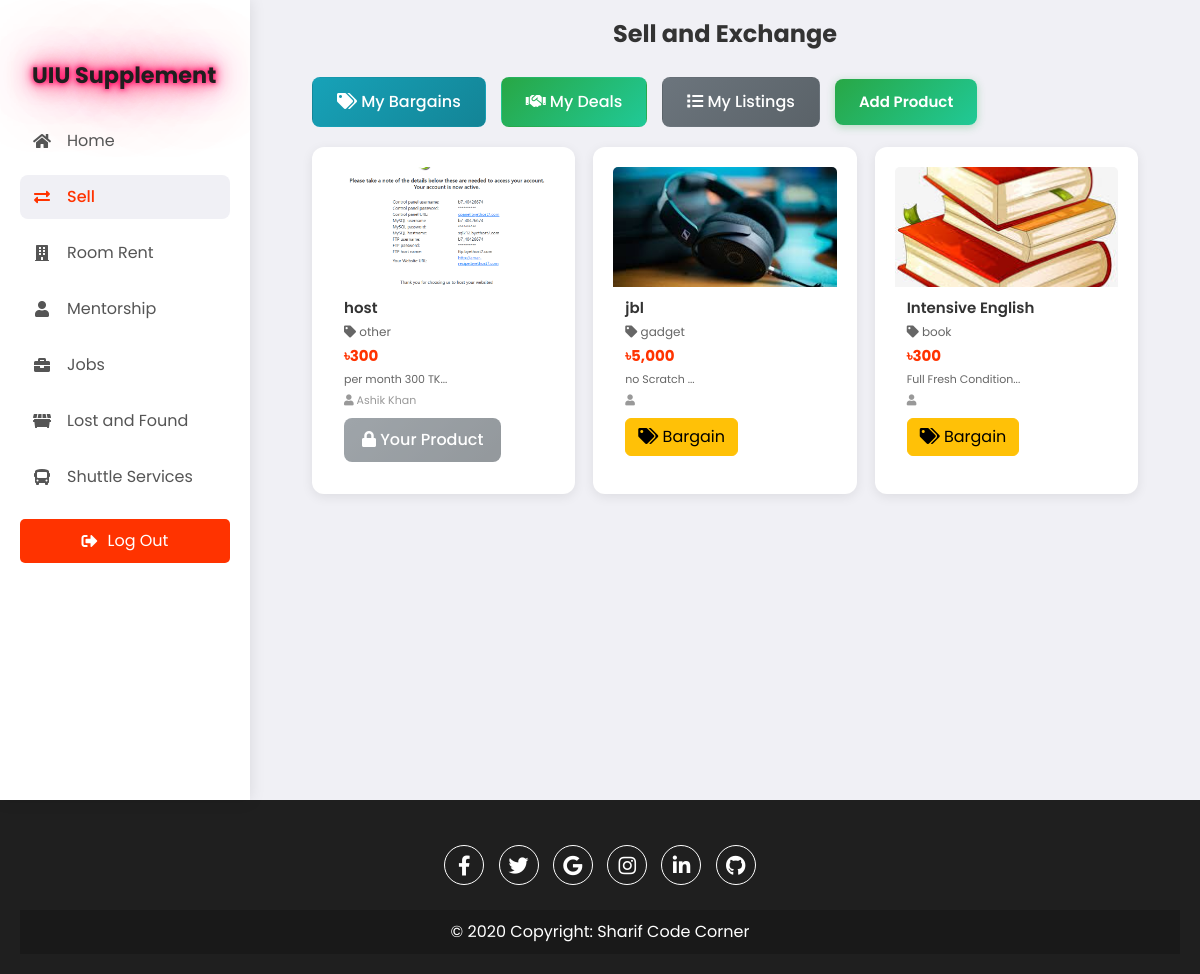
Page /SellAndExchange.php (signed in) on the committed database.
### tables this page shows
CREATE TABLE `products` (
  `id` int(11) NOT NULL,
  `product_name` varchar(255) NOT NULL,
  `category` varchar(100) DEFAULT NULL,
  `price` decimal(10,2) DEFAULT NULL,
  `description` text DEFAULT NULL,
  `image_path` varchar(255) NOT NULL,
  `bargain_price` decimal(10,2) DEFAULT NULL,
  `user_id` int(11) DEFAULT NULL,
  `status` enum('available','sold','pending') DEFAULT 'available',
  `created_at` timestamp NOT NULL DEFAULT current_timestamp(),
  `updated_at` timestamp NOT NULL DEFAULT current_timestamp() ON UPDATE current_timestamp(),
  `view_count` int(11) DEFAULT 0,
  `bargain_count` int(11) DEFAULT 0
);

CREATE TABLE `users` (
  `id` int(11) NOT NULL,
  `username` varchar(50) DEFAULT NULL,
  `email` varchar(100) DEFAULT NULL,
  `Gender` enum('m','f','o') NOT NULL,
  `password_hash` varchar(255) DEFAULT NULL,
  `mobilenumber` varchar(20) NOT NULL,
  `created_at` timestamp NOT NULL DEFAULT current_timestamp()
);

### SellAndExchange.php (the view, shortened to what this page needs)
<?php
$servername = "localhost";
$username = "root";
$password = "";
$dbname = "uiusupplements";
$conn = new mysqli($servername, $username, $password, $dbname);
$userId = $_SESSION['user_id'];
$sql = "SELECT p.id, p.product_name, p.category, p.price, p.bargain_price, p.description, p.image_path, p.user_id, p.status,
        u.username as seller_name, u.email as seller_email,
        (SELECT COUNT(*) FROM bargains WHERE product_id = p.id AND buyer_id = ?) as user_bargain_count
        FROM products p
        LEFT JOIN users u ON p.user_id = u.id
        WHERE p.status = 'available'
        ORDER BY p.created_at DESC";
$stmt = $conn->prepare($sql);
$stmt->bind_param("i", $userId);
$stmt->execute();
$result = $stmt->get_result();
?>
<!DOCTYPE html>
<html lang="en">
<head>
    <link href="https://cdn.jsdelivr.net/npm/bootstrap@5.3.0-alpha1/dist/css/bootstrap.min.css" rel="stylesheet">
    <link rel="stylesheet" href="https://cdnjs.cloudflare.com/ajax/libs/font-awesome/5.15.4/css/all.min.css" />
    <link rel="stylesheet" href="assets/css/index.css" />
    <link rel="stylesheet" href="assets/css/sell-exchange.css" />
</head>
<body>
    <div class="container">
        <nav>
            <ul>
                <li><a href="uiusupplementhomepage.php" class="logo">
                        <h1 class="styled-title" id="dynamicTitle">UIU Supplement</h1>
                    </a></li>
                <li><a href="uiusupplementhomepage.php">
                        <i class="fas fa-home"></i>
                        <span class="nav-item">Home</span>
                    </a></li>
                <li><a href="SellAndExchange.php" class="active">
                        <i class="fas fa-exchange-alt"></i>
                        <span class="nav-item">Sell</span>
                    </a></li>
                <li><a href="availablerooms.php">
                        <i class="fas fa-building"></i>
                        <span class="nav-item">Room Rent</span>
                    </a></li>
                <li><a href="browsementors.php">
                        <i class="fas fa-user"></i>
                        <span class="nav-item">Mentorship</span>
                    </a></li>
                <li><a href="parttimejob.php">
                        <i class="fas fa-briefcase"></i>
                        <span class="nav-item">Jobs</span>
                    </a></li>
                <li><a href="lostandfound.php">
                        <i class="fas fa-dumpster"></i>
                        <span class="nav-item">Lost and Found</span>
                    </a></li>
                <li><a href="shuttle_tracking_system.php">
                        <i class="fas fa-bus"></i>
                        <span class="nav-item">Shuttle Services</span>
                    </a></li>
            </ul>
            <a href="uiusupplementlogin.html" class="logout-btn">
                <i class="fas fa-sign-out-alt"></i> Log Out
            </a>
        </nav>
        <section class="main">
            <div class="main-top">
                <h1 class="center-title">Sell and Exchange</h1>
            </div>
            <div style="display: flex; gap: 15px; align-items: center;">
                <a href="mybargains.php?view=seller" class="btn" style="background: linear-gradient(135deg, #17a2b8 0%, #138496 100%); color: white; padding: 12px 24px; border-radius: 8px; text-decoration: none; font-weight: 500; position: relative;">
                    <i class="fas fa-tags"></i> My Bargains
                </a>
                <a href="mydeals.php" class="btn" style="background: linear-gradient(135deg, #28a745 0%, #20c997 100%); color: white; padding: 12px 24px; border-radius: 8px; text-decoration: none; font-weight: 500;">
                    <i class="fas fa-handshake"></i> My Deals
                </a>
                <a href="myselllist.php" class="btn" style="background: linear-gradient(135deg, #6c757d 0%, #5a6268 100%); color: white; padding: 12px 24px; border-radius: 8px; text-decoration: none; font-weight: 500;">
                    <i class="fas fa-list"></i> My Listings
                </a>
                <a href="add-product.php" class="add-product-btn">Add Product</a>
            </div>
            <div class="product-cards">
                <?php
                if ($result->num_rows > 0) {
                    while ($row = $result->fetch_assoc()) {
                        $isOwnProduct = ($row['user_id'] == $userId);
                        echo '<div class="card">
                                    <div class="card-img-wrapper" onclick="openImageModal(\'' . htmlspecialchars($row['image_path']) . '\')">
                                        <img class="card-img-top" src="' . htmlspecialchars($row['image_path']) . '" alt="Product Image">
                                        <div class="image-zoom-icon">
                                            <i class="fas fa-search-plus"></i>
                                        </div>
                                    </div>
                                    <div class="card-body">
                                        <h5 class="card-title">' . htmlspecialchars($row['product_name']) . '</h5>
                                        <p class="card-text"><i class="fas fa-tag"></i> ' . htmlspecialchars($row['category']) . '</p>
                                        <p class="card-text"><strong style="font-size: 15px; color: #FF3300;">৳' . number_format($row['price']) . '</strong></p>
                                        <p class="card-text" style="font-size: 11px; color: #666;">' . htmlspecialchars(substr($row['description'], 0, 60)) . '...</p>
                                        <p class="card-text" style="font-size: 11px; color: #999;"><i class="fas fa-user"></i> ' . htmlspecialchars($row['seller_name']) . '</p>';
                        echo '                  <div class="card-buttons">';
                        if ($isOwnProduct) {
                            echo '                  <button class="btn btn-secondary" disabled><i class="fas fa-lock"></i> Your Product</button>';
                        } else {
                            echo '                  <button class="btn btn-warning bargain-btn" data-bs-toggle="modal" data-bs-target="#bargainModal" data-product-id="' . $row['id'] . '" data-product-name="' . htmlspecialchars($row['product_name']) . '" data-product-price="' . $row['price'] . '">
                                                        <i class="fas fa-tags"></i> Bargain
                                                    </button>';
                        }
                        echo '              </div>
                                    </div>
                                </div>';
                    }
                } else {
                    echo "No products available.";
                }
                ?>
            </div>
        </section>
    </div>
</body>
<footer class="footer">
    <div class="social-icons">
        <a href="https://www.facebook.com/sharif.me2018"><i class="fab fa-facebook-f"></i></a>
        <a href="#"><i class="fab fa-twitter"></i></a>
        <a href="#"><i class="fab fa-google"></i></a>
        <a href="https://www.instagram.com/shariful_islam10"><i class="fab fa-instagram"></i></a>
        <a href="#"><i class="fab fa-linkedin-in"></i></a>
        <a href="https://www.github.com/sharif2023"><i class="fab fa-github"></i></a>
    </div>
    <div class="copyright">
        &copy; 2020 Copyright: <a href="https://www.youtube.com/@SHARIFsCODECORNER">Sharif Code Corner</a>
    </div>
</footer>
</html>

### assets/css/index.css (style rules this page uses)
* { margin: 0; padding: 0; box-sizing: border-box; font-family: "Poppins", sans-serif; }
body { margin: 0; font-family: Arial, sans-serif; display: flex; flex-direction: column; min-height: 100vh; background-color: #f0f0f5; }
.container { display: flex; min-height: 100vh; position: relative; }
nav { width: 100%; max-width: 250px; background-color: #fff; padding: 20px; height: 100vh; max-height: 100vh; overflow-y: auto; box-shadow: 0 0 15px rgba(0, 0, 0, 0.1); position: fixed; top: 0; left: 0; transition: top 0.3s ease-in-out; z-index: 1000; }
.styled-title { font-size: 1.4rem; color: #1F1F1F; font-weight: 700; text-shadow: 0 0 5px #ff005e, 0 0 10px #ff005e, 0 0 20px #ff005e, 0 0 40px #ff005e, 0 0 80px #ff005e; animation: glow 1.5s infinite alternate; }
nav ul { list-style-type: none; padding-top: 20px; padding-left: 0; margin: 0; }
nav ul li { margin: 12px 0; }
nav ul li a { color: #555; font-size: 16px; display: flex; align-items: center; padding: 10px 12px; text-decoration: none; border-radius: 8px; transition: all 0.2s ease; }
nav ul li a i { width: 20px; text-align: center; font-size: 16px; }
nav ul li a.active { background-color: #f0f0f5; color: #FF3300; font-weight: 500; }
nav ul li a .nav-item { margin-left: 15px; }
.logout-btn { background-color: #FF3300; color: white; padding: 10px 20px; text-align: center; border-radius: 5px; display: flex; justify-content: center; align-items: center; font-size: 16px; margin-top: 20px; cursor: pointer; text-decoration: none; }
.logout-btn i { margin-right: 10px; }
.main { flex: 1; margin-left: 250px; padding: 40px; }
.main-top { display: flex; justify-content: space-between; align-items: center; margin-bottom: 20px; }
.center-title { font-size: 24px; font-weight: bold; flex: 1; text-align: center; color: #333; }
.btn-secondary { background: linear-gradient(135deg, #6c757d 0%, #5a6268 100%); color: white; padding: 10px 18px; border: none; border-radius: 8px; cursor: pointer; font-weight: 500; transition: all 0.3s ease; }
.add-product-btn, .add-listing-btn, .add-mentor-btn { background: linear-gradient(135deg, #28a745 0%, #20c997 100%); color: white; padding: 12px 24px; border: none; border-radius: 8px; cursor: pointer; font-weight: 600; font-size: 15px; text-decoration: none; display: inline-flex; align-items: center; gap: 8px; transition: all 0.3s ease; box-shadow: 0 2px 8px rgba(40, 167, 69, 0.3); }
.card { display: flex; flex-direction: column; border: none; border-radius: 12px; padding: 20px; background-color: #fff; box-shadow: 0 2px 12px rgba(0, 0, 0, 0.08); transition: all 0.3s ease; }
.card-title { font-size: 18px; font-weight: 600; color: #333; margin-bottom: 8px; }
.card-text { color: #666; font-size: 14px; line-height: 1.5; }
.footer { background-color: #1F1F1F; color: white; text-align: center; padding: 20px; width: 100%; position: relative; }
.social-icons { margin: 20px 0; }
.social-icons a { display: inline-block; width: 40px; height: 40px; line-height: 40px; margin: 5px; background-color: transparent; color: white; border: 1px solid white; border-radius: 50%; text-align: center; text-decoration: none; font-size: 20px; }
.copyright { background-color: rgba(0, 0, 0, 0.2); padding: 10px; margin-top: 10px; }
.copyright a { color: white; text-decoration: none; }
@media (max-width: 1200px) { .main { padding: 20px; } }

### SellAndExchange.php (style rules this page uses)
.main { background-color: #f0f0f5; }
.product-cards { display: grid; grid-template-columns: repeat(auto-fill, minmax(250px, 1fr)); gap: 18px; margin-top: 20px; }
.product-cards .card { border: none; border-radius: 12px; overflow: hidden; box-shadow: 0 3px 12px rgba(0, 0, 0, 0.08); transition: all 0.3s ease; position: relative; }
.card-img-wrapper { position: relative; overflow: hidden; cursor: pointer; }
.card-img-top { height: 120px; width: 100%; object-fit: cover; transition: transform 0.3s ease; }
.card-body { padding: 12px; }
.card-title { font-size: 15px; font-weight: 600; color: #333; margin-bottom: 6px; }
.card-text { color: #666; font-size: 12px; margin-bottom: 4px; }
.card-buttons { display: flex; gap: 8px; margin-top: 10px; }

### rows in the picture
products: image_path (picture), product_name "host", category "other", price "300", description "per month 300 TK", user.username "Ashik Khan", shows "Your Product"
products: image_path (picture), product_name "jbl", category "gadget", price "5,000", description "no Scratch"
products: image_path (picture), product_name "Intensive English", category "book", price "300", description "Full Fresh Condition"
